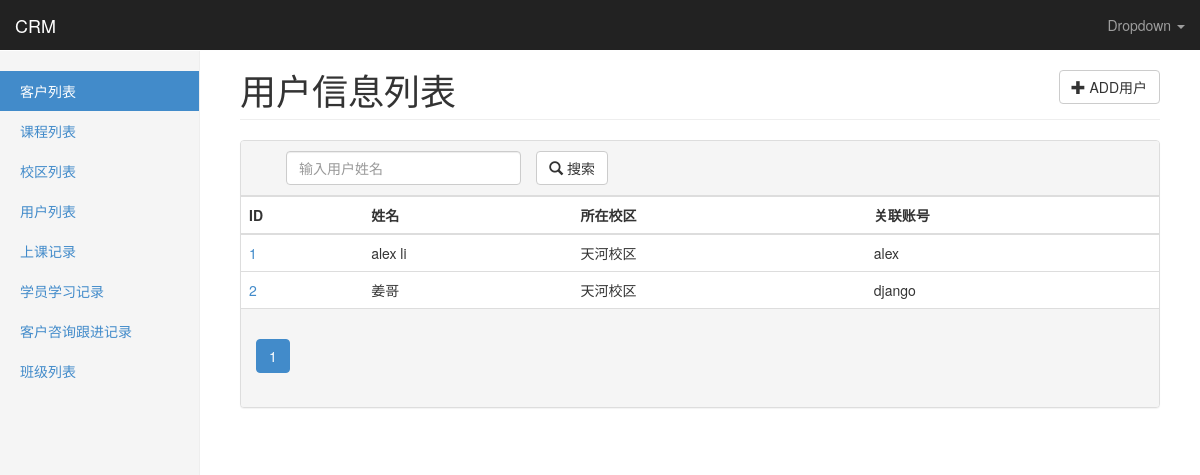
The app's page /crm/userprofiles/, older data.
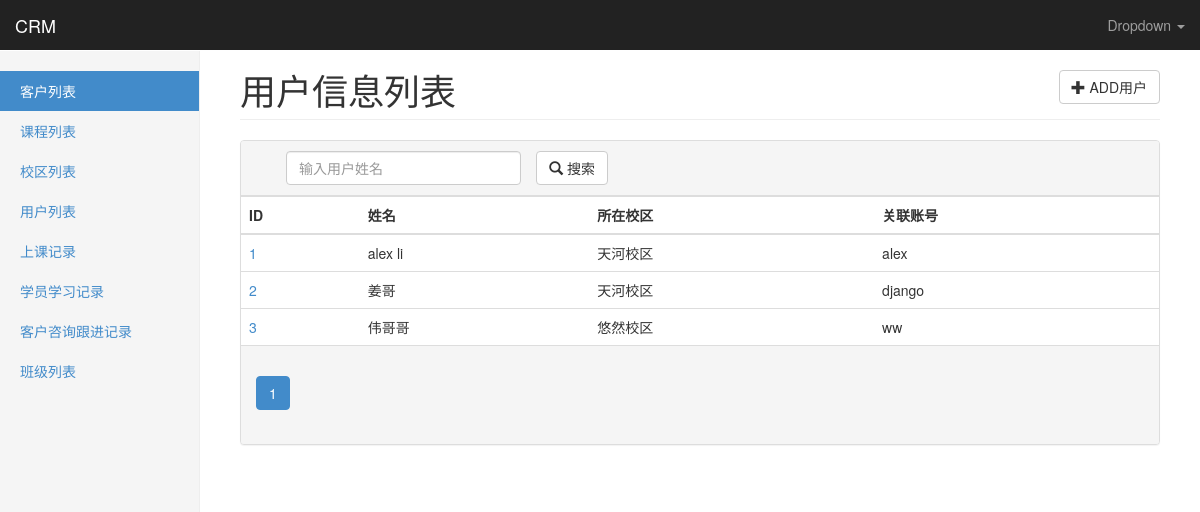
The same page, newer data.
### app01/models.py (models this page shows, shortened)
class UserProfile(models.Model):
    user = models.OneToOneField(User)
    name = models.CharField(u'姓名',max_length=32)
    school = models.ForeignKey('School',verbose_name='校区',default=1)
    class Meta:
        permissions = (
            ('view_customer_list',u'可以查看客户列表'),
            ('view_customer_info',u'可以查看客户详细信息'),
            ('edit_own_customer_info',u'可以修改自己的客户信息'),
        )

class School(models.Model):
    name = models.CharField(u'校区名称',max_length=64,unique=True)
    addr = models.CharField(u'地址',max_length=128)

### app01/views.py (the view)
# urls.py: url(r'^userprofiles/(\d+)/$', views.userprofile_detail,name='userprofile_detail'),
def userprofiles(request):
    data_dic = build_search_param(request, models.UserProfile)
    return render(request,'app01/userprofiles.html',data_dic)

### app01/forms.py (called while the page is built, shortened)
def get_filter_fields(cls):
    filter_fields = settings.FILTER_FIELDS.get(cls.__name__)
    if filter_fields is None:
        return None

### app01/templatetags/custom_tags.py (called while the page is built, shortened)
@register.simple_tag
def pagination_bar(lists,search_str,find_list):
    page_ele = '<ul class="pagination">'
    for page_num in lists.paginator.page_range:
        offset = abs(lists.number - page_num)
        if offset < 3:
            if lists.number == page_num:
                page_ele += '<li class ="active" >'
            else:
                page_ele += '<li class ="" >'
            if len(find_list) == 2:
                page_ele += '<a href="?page=%s%s&%s=%s" > %s </a> </li>' % (page_num,search_str,find_list[0],find_list[1],page_num)
            else:
                page_ele += '<a href="?page=%s%s" > %s </a> </li>' % (page_num, search_str, page_num)
    page_ele += '</ul>'
    return format_html(page_ele)

### templates/app01/userprofiles.html (shortened to what this page needs)
{% extends 'base.html' %}
{% load custom_tags %}
{% block page-header %}
用户信息列表
<a href="{% url 'userprofile_add' %}">
    <button type="button" class="btn btn-default pull-right">
      <span class="glyphicon glyphicon-plus"></span> ADD用户
    </button>
</a>
{% endblock %}
{% block page-content %}
<div class="panel panel-default">
    <div class="panel-heading" id="panel-heading">
        <div class="col-md-9 " >
            <form action="{% url url_alias %}?page=1{{ search_str }}" method="GET">
                <div class="col-md-5">
                    <input name="find__name" class="form-control" type="text" value="{{ find_list.1 }}" placeholder="输入用户姓名" minlength="1" maxlength="20" required>
                </div>
                <div class="col-md-3 search-button">
                    <button type="submit" id="btn-submit" class="btn btn-default">
                        <span class="glyphicon glyphicon-search"></span> 搜索
                    </button>
                </div>
            </form>
        </div>
    </div>
    <table class="table table-hover">
    <thead>
    <tr>
        <th>ID</th>
        <th>姓名</th>
        <th>所在校区</th>
        <th>关联账号</th>
    </tr>
    </thead>
    <tbody>
    {% for data in data_list %}
        <tr>
            <td><a href="{% url 'userprofile_detail' data.id %}">{{ data.id }}</a></td>
            <td>{{ data.name }}</td>
            <td>{{ data.school.name }}</td>
            <td>{{ data.user}}</td>
        </tr>
    {% endfor %}
    </tbody>
</table>
    <div class="panel-footer">
        <nav>{% pagination_bar data_list search_str find_list %}</nav>
    </div>
</div>
{% endblock %}

Row changes from the older to the newer data that the page shows:
added UserProfile: id "3", name "伟哥哥", school.name "悠然校区", user "ww"
